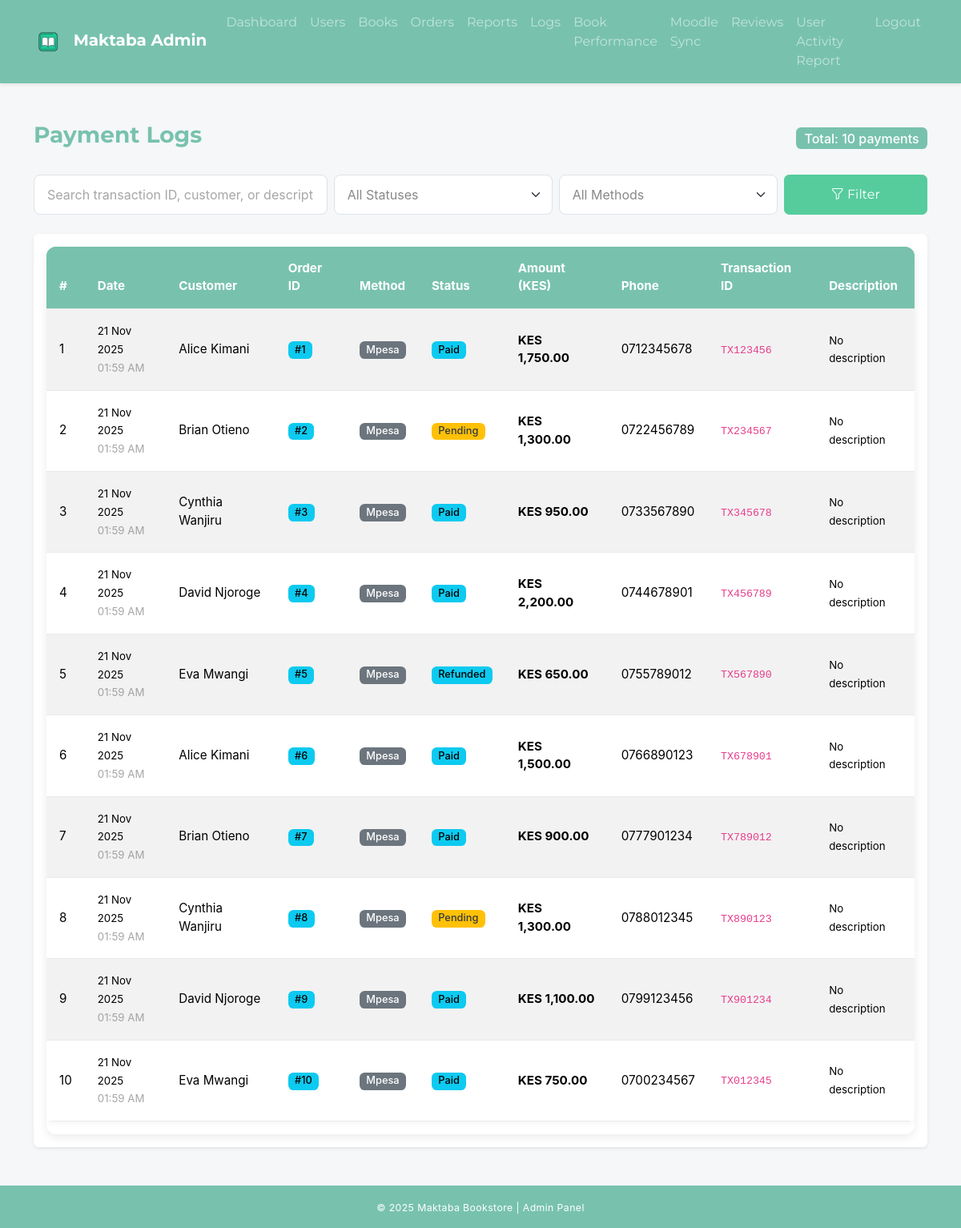
Screenshot of /modules/admin/payment_logs.php (signed in) with the database file from the repository.
### tables this page shows
CREATE TABLE payments (
    payment_id INT AUTO_INCREMENT PRIMARY KEY,
    order_id INT,
    payment_date TIMESTAMP DEFAULT CURRENT_TIMESTAMP,
    payment_method ENUM('Mpesa') NOT NULL,
    payment_status ENUM('Pending', 'Paid', 'Unpaid', 'Refunded') DEFAULT 'Pending',
    amount DECIMAL(10, 2) NOT NULL,
    mpesa_phone VARCHAR(20),
    mpesa_transaction_id VARCHAR(50),
    mpesa_receipt_number VARCHAR(50),
    result_code INT,
    result_desc VARCHAR(255),
    FOREIGN KEY (order_id) REFERENCES orders(order_id) ON DELETE CASCADE
);

CREATE TABLE users (
    user_id INT AUTO_INCREMENT PRIMARY KEY,
    full_name VARCHAR(100) NOT NULL,
    email VARCHAR(100) UNIQUE NOT NULL,
    password_hash VARCHAR(255) NOT NULL,
    phone VARCHAR(20),
    preferences TEXT,
    user_role ENUM('customer', 'admin') DEFAULT 'customer',
    otp_code VARCHAR(10),
    otp_expiry DATETIME,
    is_verified TINYINT(1) DEFAULT 0,
    date_created TIMESTAMP DEFAULT CURRENT_TIMESTAMP,
    last_login TIMESTAMP NULL,
    avatar VARCHAR(255) DEFAULT NULL
);

### modules/admin/payment_logs.php (the view, shortened to what this page needs)
<?php
require_once __DIR__ . '/../../database/config.php';
$search = $_GET['search'] ?? '';
$table_exists = $conn->query("SHOW TABLES LIKE 'payments'")->num_rows > 0;
if (!$table_exists) {
    $message = "Payments table doesn't exist. <a href='?fix_table=1' class='alert-link'>Create it now</a>";
    $result = false;
} else {
    $count_result = $conn->query("SELECT COUNT(*) as total FROM payments");
    $count_row = $count_result->fetch_assoc();
    $total_payments = $count_row['total'];
    $query = "
        SELECT
            p.*,
            o.user_id,
            o.order_date,
            u.full_name as customer_name
        FROM payments p
        LEFT JOIN orders o ON p.order_id = o.order_id
        LEFT JOIN users u ON o.user_id = u.user_id
        WHERE 1
    ";
    $params = [];
    $types = '';
    $query .= " ORDER BY p.payment_date DESC LIMIT 100";
    if ($params) {
        $stmt = $conn->prepare($query);
        if ($stmt) {
            $stmt->bind_param($types, ...$params);
            $stmt->execute();
            $result = $stmt->get_result();
        } else {
            $message = "Error preparing query: " . $conn->error;
            $result = false;
        }
    } else {
        $result = $conn->query($query);
    }
}
?>
<!DOCTYPE html>
<html lang="en">
<head>
  <link href="https://cdn.jsdelivr.net/npm/bootswatch@5.3.3/dist/minty/bootstrap.min.css" rel="stylesheet">
  <link href="https://cdn.jsdelivr.net/npm/bootstrap-icons@1.11.3/font/bootstrap-icons.css" rel="stylesheet">
  <link rel="stylesheet" href="../../assets/css/admin.css">
</head>
<body class="d-flex flex-column min-vh-100">
  <?php include("../../includes/admin_nav.php"); ?>
  <main class="container my-5 flex-grow-1">
    <div class="d-flex justify-content-between align-items-center mb-4">
      <h3 class="fw-bold text-primary">Payment Logs</h3>
      <?php if (isset($total_payments) && $total_payments > 0): ?>
        <span class="badge bg-primary fs-6">Total: <?= $total_payments ?> payments</span>
      <?php endif; ?>
    </div>
    <?php if ($table_exists && $total_payments > 0): ?>
    <form method="get" class="row g-2 mb-4">
      <div class="col-md-4">
        <input
          type="text"
          name="search"
          value="<?= htmlspecialchars($search) ?>"
          placeholder="Search transaction ID, customer, or description..."
          class="form-control"
        >
      </div>
      <div class="col-md-3">
        <select name="status" class="form-select">
          <option value="">All Statuses</option>
        </select>
      </div>
      <div class="col-md-3">
        <select name="method" class="form-select">
          <option value="">All Methods</option>
        </select>
      </div>
      <div class="col-md-2 d-grid">
        <button type="submit" class="btn btn-success">
          <i class="bi bi-funnel"></i> Filter
        </button>
      </div>
    </form>
    <?php endif; ?>
    <div class="table-wrapper shadow-sm rounded bg-white p-3">
      <?php if (!$table_exists): ?>
        <div class="text-center py-5">
          <i class="bi bi-credit-card display-1 text-muted"></i>
          <h4 class="text-muted mt-3">Payments Table Not Setup</h4>
          <p class="text-muted">You need to create the payments table first.</p>
          <a href="?fix_table=1" class="btn btn-primary">
            <i class="bi bi-plus-circle"></i> Create Payments Table
          </a>
        </div>
      <?php elseif ($result && $result->num_rows > 0): ?>
        <div class="table-responsive">
          <table class="table table-striped table-hover align-middle">
            <thead class="table-primary">
              <tr>
                <th>#</th>
                <th>Date</th>
                <th>Customer</th>
                <th>Order ID</th>
                <th>Method</th>
                <th>Status</th>
                <th>Amount (KES)</th>
                <th>Phone</th>
                <th>Transaction ID</th>
                <th>Description</th>
              </tr>
            </thead>
            <tbody>
              <?php while($row = $result->fetch_assoc()): ?>
                <tr>
                  <td><?= $row['payment_id'] ?></td>
                  <td>
                    <small><?= date('d M Y', strtotime($row['payment_date'])) ?></small><br>
                    <small class="text-muted"><?= date('h:i A', strtotime($row['payment_date'])) ?></small>
                  </td>
                  <td>
                    <?php if (!empty($row['customer_name'])): ?>
                      <?= htmlspecialchars($row['customer_name']) ?>
                    <?php else: ?>
                      <span class="text-muted">Customer #<?= $row['user_id'] ?? 'N/A' ?></span>
                    <?php endif; ?>
                  </td>
                  <td>
                    <?php if ($row['order_id']): ?>
                      <a href="manage_orders.php?order_id=<?= $row['order_id'] ?>" class="badge bg-info text-decoration-none">
                        #<?= $row['order_id'] ?>
                      </a>
                    <?php else: ?>
                      <span class="text-muted">N/A</span>
                    <?php endif; ?>
                  </td>
                  <td>
                    <span class="badge bg-secondary"><?= $row['payment_method'] ?></span>
                  </td>
                  <td>
                    <span class="badge
                      <?= match($row['payment_status']) {
                        'Completed' => 'bg-success',
                        'Pending' => 'bg-warning text-dark',
                        'Failed' => 'bg-danger',
                        'Cancelled' => 'bg-secondary',
                        default => 'bg-info'
                      } ?>">
                      <?= $row['payment_status'] ?>
                    </span>
                  </td>
                  <td><strong>KES <?= number_format($row['amount'], 2) ?></strong></td>
                  <td><?= htmlspecialchars($row['mpesa_phone'] ?? 'N/A') ?></td>
                  <td>
                    <?php if ($row['mpesa_transaction_id']): ?>
                      <code class="small"><?= $row['mpesa_transaction_id'] ?></code>
                    <?php else: ?>
                      <span class="text-muted">N/A</span>
                    <?php endif; ?>
                  </td>
                  <td><small><?= htmlspecialchars($row['result_desc'] ?? 'No description') ?></small></td>
                </tr>
              <?php endwhile; ?>
            </tbody>
          </table>
        </div>
      <?php endif; ?>
    </div>
  </main>
  <footer class="bg-primary text-white text-center py-3 mt-auto">
    <small>&copy; <?= date('Y') ?> Maktaba Bookstore | Admin Panel</small>
  </footer>
</body>
</html>

### Assets/css/admin.css (style rules this page uses)
body { background: #f5f7f8; font-family: "Inter", sans-serif; margin: 0; padding: 0; }
.table-primary { background-color: #78C2AD !important; color: white; }
.table { font-size: 0.95rem; border-collapse: collapse; width: 100%; background-color: white; border-radius: 8px; overflow: hidden; box-shadow: 0 2px 8px rgba(0,0,0,0.05); }
.table th, .table td { padding: 1rem; text-align: left; border-bottom: 1px solid #eaeaea; }
footer { font-size: 0.875rem; letter-spacing: 0.03em; text-align: center; margin-top: 3rem; color: #6c757d; }
.badge { font-size: 0.8rem; font-weight: 500; }
.table-responsive { border-radius: 12px; overflow: hidden; box-shadow: 0 4px 12px rgba(0,0,0,0.08); }
.form-control, .form-select { border-radius: 8px; border: 1px solid #dee2e6; padding: 0.75rem 1rem; }
.text-primary { color: #78C2AD !important; }
.bg-primary { background-color: #78C2AD !important; }
.badge.bg-warning { background-color: #ffc107 !important; color: #212529; }
.badge.bg-info { background-color: #0dcaf0 !important; color: #000; }
.badge.bg-secondary { background-color: #6c757d !important; }
.shadow-sm { box-shadow: 0 0.125rem 0.25rem rgba(0, 0, 0, 0.075) !important; }

### rows the page displays
payments: payment_id "1", payment_date "21 Nov 2025", payment_date "01:59 AM", users.full_name "Alice Kimani", order "1", payment_method "Mpesa", payment_status "Paid", amount "1,750.00", mpesa_phone "0712345678", mpesa_transaction "TX123456", result_desc "No description"
payments: payment_id "2", payment_date "21 Nov 2025", payment_date "01:59 AM", users.full_name "Brian Otieno", order "2", payment_method "Mpesa", payment_status "Pending", amount "1,300.00", mpesa_phone "0722456789", mpesa_transaction "TX234567", result_desc "No description"
payments: payment_id "3", payment_date "21 Nov 2025", payment_date "01:59 AM", users.full_name "Cynthia Wanjiru", order "3", payment_method "Mpesa", payment_status "Paid", amount "950.00", mpesa_phone "0733567890", mpesa_transaction "TX345678", result_desc "No description"
payments: payment_id "4", payment_date "21 Nov 2025", payment_date "01:59 AM", users.full_name "David Njoroge", order "4", payment_method "Mpesa", payment_status "Paid", amount "2,200.00", mpesa_phone "0744678901", mpesa_transaction "TX456789", result_desc "No description"
payments: payment_id "5", payment_date "21 Nov 2025", payment_date "01:59 AM", users.full_name "Eva Mwangi", order "5", payment_method "Mpesa", payment_status "Refunded", amount "650.00", mpesa_phone "0755789012", mpesa_transaction "TX567890", result_desc "No description"
payments: payment_id "6", payment_date "21 Nov 2025", payment_date "01:59 AM", users.full_name "Alice Kimani", order "6", payment_method "Mpesa", payment_status "Paid", amount "1,500.00", mpesa_phone "0766890123", mpesa_transaction "TX678901", result_desc "No description"
payments: payment_id "7", payment_date "21 Nov 2025", payment_date "01:59 AM", users.full_name "Brian Otieno", order "7", payment_method "Mpesa", payment_status "Paid", amount "900.00", mpesa_phone "0777901234", mpesa_transaction "TX789012", result_desc "No description"
payments: payment_id "8", payment_date "21 Nov 2025", payment_date "01:59 AM", users.full_name "Cynthia Wanjiru", order "8", payment_method "Mpesa", payment_status "Pending", amount "1,300.00", mpesa_phone "0788012345", mpesa_transaction "TX890123", result_desc "No description"
payments: payment_id "9", payment_date "21 Nov 2025", payment_date "01:59 AM", users.full_name "David Njoroge", order "9", payment_method "Mpesa", payment_status "Paid", amount "1,100.00", mpesa_phone "0799123456", mpesa_transaction "TX901234", result_desc "No description"
payments: payment_id "10", payment_date "21 Nov 2025", payment_date "01:59 AM", users.full_name "Eva Mwangi", order "10", payment_method "Mpesa", payment_status "Paid", amount "750.00", mpesa_phone "0700234567", mpesa_transaction "TX012345", result_desc "No description"

### other values shown
$total_payments "10"
